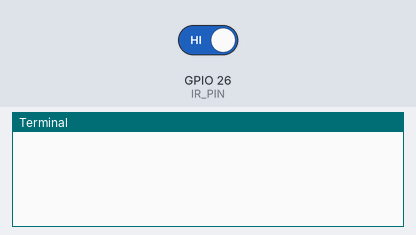
Recording of a program running on a simulated Raspberry Pi (BCM pin numbers). Parts: the last lines printed to the terminal. The inputs (shaded band) are chosen by the test bench; at power-on: GPIO 26 (IR_PIN) HIGH. The clock reads 2024-03-15 10:24:30 at power-on unless the program sets it.

Above: at 1.2 s.
1.3 s: GPIO 26 (IR_PIN) driven LOW
At 1.8 s:
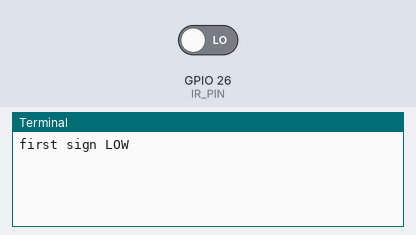
2.8 s: GPIO 26 (IR_PIN) driven HIGH
At 4.0 s:
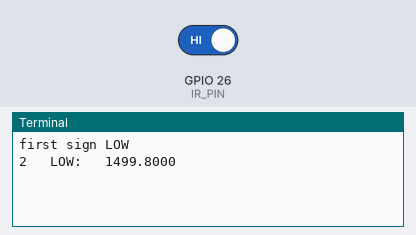
4.3 s: GPIO 26 (IR_PIN) driven LOW
At 5.3 s:
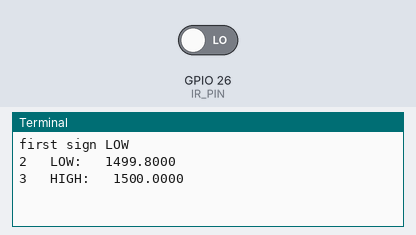

Measured:
- after the input at 1.3 s, the terminal: prints a new line at once (image 1)
- after the input at 2.8 s, the terminal: prints a new line at once (image 2)
- after the input at 4.3 s, the terminal: prints a new line at once (image 3)

The program:

show_infrared.py
```python
# 展示红外脉冲间隔时间
import RPi.GPIO as GPIO
import time
from queue import Queue


# 红外传感器的引脚
IR_PIN = 26

# 初始化GPIO口
GPIO.setmode(GPIO.BCM)
GPIO.setup(IR_PIN, GPIO.IN)

show_pulse = True
# global last_sign
last_sign = None
last_time = None
cnt = 0

def record_time(channel):
    global last_sign, last_time, cnt
    cnt +=1
    loh = GPIO.input(channel)
    if last_sign == None:
        print("first sign", "HIGH" if loh == GPIO.HIGH else "LOW")
        last_time = time.time()
        last_sign = loh
        return
    now = time.time()
    if last_sign == GPIO.HIGH and loh == GPIO.LOW and show_pulse:
        duration = now - last_time
        print("%d\t" % cnt,"HIGH:\t %.4f" % (duration * 1000))

    if last_sign == GPIO.LOW and loh == GPIO.HIGH:
        duration = now - last_time
        print("%d\t" % cnt,"LOW:\t %.4f" % (duration * 1000))

    last_sign = loh
    last_time = now


GPIO.add_event_detect(IR_PIN, GPIO.BOTH, callback=record_time)

# 循环等待中断处理程序执行
try:
    while True:
        time.sleep(1)
        # print("size", q.qsize())
        # print(q.queue)
except KeyboardInterrupt:
    GPIO.cleanup()
```
